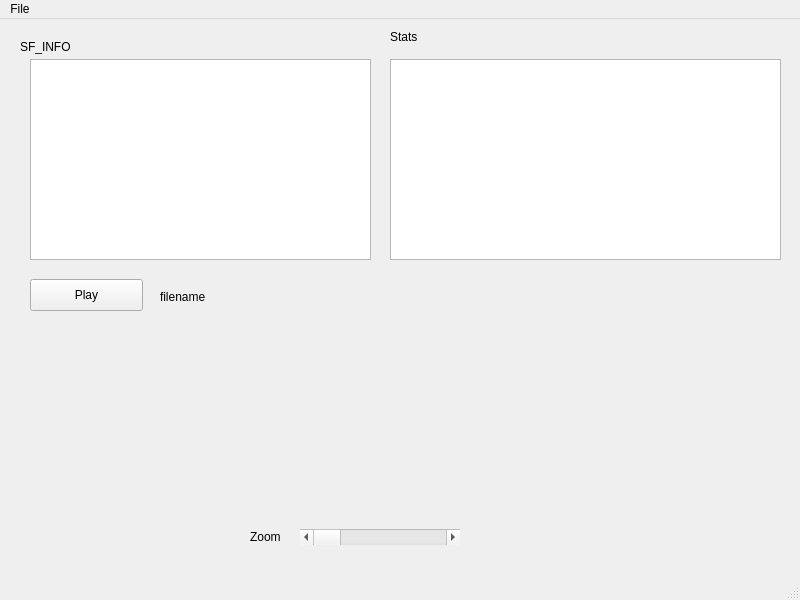
<?xml version="1.0" encoding="UTF-8"?>
<ui version="4.0">
 <class>MainWindow</class>
 <widget class="QMainWindow" name="MainWindow">
  <property name="geometry">
   <rect>
    <x>0</x>
    <y>0</y>
    <width>800</width>
    <height>600</height>
   </rect>
  </property>
  <property name="windowTitle">
   <string>MainWindow</string>
  </property>
  <widget class="QWidget" name="centralwidget">
   <widget class="QLabel" name="label_sinfo">
    <property name="geometry">
     <rect>
      <x>20</x>
      <y>20</y>
      <width>91</width>
      <height>16</height>
     </rect>
    </property>
    <property name="text">
     <string>SF_INFO</string>
    </property>
   </widget>
   <widget class="QLabel" name="label_stats">
    <property name="geometry">
     <rect>
      <x>390</x>
      <y>10</y>
      <width>91</width>
      <height>16</height>
     </rect>
    </property>
    <property name="text">
     <string>Stats</string>
    </property>
   </widget>
   <widget class="QPlainTextEdit" name="plainText_sinfo">
    <property name="geometry">
     <rect>
      <x>30</x>
      <y>40</y>
      <width>341</width>
      <height>201</height>
     </rect>
    </property>
   </widget>
   <widget class="QPlainTextEdit" name="plainTextEdit_stats">
    <property name="geometry">
     <rect>
      <x>390</x>
      <y>40</y>
      <width>391</width>
      <height>201</height>
     </rect>
    </property>
   </widget>
   <widget class="QPushButton" name="pushButton_play">
    <property name="geometry">
     <rect>
      <x>30</x>
      <y>260</y>
      <width>113</width>
      <height>32</height>
     </rect>
    </property>
    <property name="text">
     <string>Play</string>
    </property>
   </widget>
   <widget class="QLabel" name="label_filename">
    <property name="geometry">
     <rect>
      <x>160</x>
      <y>270</y>
      <width>581</width>
      <height>16</height>
     </rect>
    </property>
    <property name="text">
     <string>filename</string>
    </property>
   </widget>
   <widget class="QCustomPlot" name="customPlot" native="true">
    <property name="geometry">
     <rect>
      <x>30</x>
      <y>310</y>
      <width>741</width>
      <height>181</height>
     </rect>
    </property>
   </widget>
   <widget class="QLabel" name="label_zoom">
    <property name="geometry">
     <rect>
      <x>250</x>
      <y>510</y>
      <width>59</width>
      <height>16</height>
     </rect>
    </property>
    <property name="text">
     <string>Zoom</string>
    </property>
   </widget>
   <widget class="QScrollBar" name="horizontalScrollBar_zoom">
    <property name="geometry">
     <rect>
      <x>300</x>
      <y>510</y>
      <width>160</width>
      <height>16</height>
     </rect>
    </property>
    <property name="maximum">
     <number>100</number>
    </property>
    <property name="orientation">
     <enum>Qt::Horizontal</enum>
    </property>
   </widget>
  </widget>
  <widget class="QMenuBar" name="menubar">
   <property name="geometry">
    <rect>
     <x>0</x>
     <y>0</y>
     <width>800</width>
     <height>22</height>
    </rect>
   </property>
   <widget class="QMenu" name="menuFile">
    <property name="title">
     <string>File</string>
    </property>
    <addaction name="actionOpen"/>
    <addaction name="actionSave_as"/>
   </widget>
   <addaction name="menuFile"/>
  </widget>
  <widget class="QStatusBar" name="statusbar"/>
  <action name="actionOpen">
   <property name="text">
    <string>Open..</string>
   </property>
  </action>
  <action name="actionSave_as">
   <property name="text">
    <string>Save as</string>
   </property>
  </action>
 </widget>
 <customwidgets>
  <customwidget>
   <class>QCustomPlot</class>
   <extends>QWidget</extends>
   <header>qcustomplot.h</header>
   <container>1</container>
  </customwidget>
 </customwidgets>
 <resources/>
 <connections/>
</ui>
